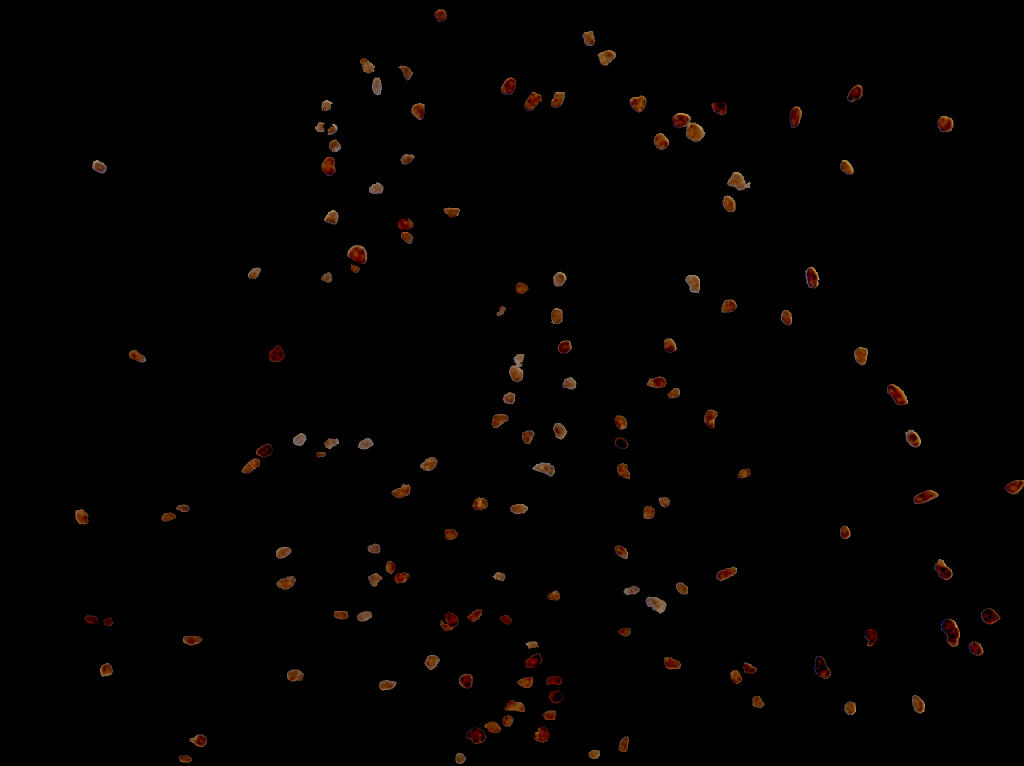
#> input picture CellsDataset/segmented/1.png, 2048 x 1532 px (shown at 1/2 size)
$ jupyter execute IsolatePositiveCells.ipynb
#> lines starting #> are read from the running program, lines starting #| are printed output that depends on the picture
[cell 1]
# Imports
from PIL import Image
import matplotlib.pyplot as plt
import os

[cell 2]
def create_folder(folder_path):
    '''Creates a folder if does not exists.'''
    if not os.path.exists(folder_path):
        os.makedirs(folder_path)

[cell 3]
def crop_image(img, crop_size, left, top):
    '''crops the image in the defined size'''
    right = left +  crop_size
    bottom =  top + crop_size
    cropped = img.crop((left, top, right, bottom))
    return cropped

[cell 4]
def visualize(figsize=(15, 15),**images):
    """Plots images in one row."""
    n = len(images)
    plt.figure(figsize=figsize)
    for i, (name, image) in enumerate(images.items()):
        plt.subplot(1, n, i + 1)
        plt.xticks([])
        plt.yticks([])
        plt.title(' '.join(name.split('_')).title())
        plt.imshow(image)
    plt.show()

[cell 5]
create_folder('../IsolatedCellsDataset/original/all/1')

[cell 6]
image_01 = Image.open('../CellsDataset/segmented/1.png')
#> image_01 is the input picture: PIL image 2048x1532 RGB; mean R, G, B 2.7, 1.4, 0.7
image_02 = Image.open('../CellsDataset/segmented/2.png')
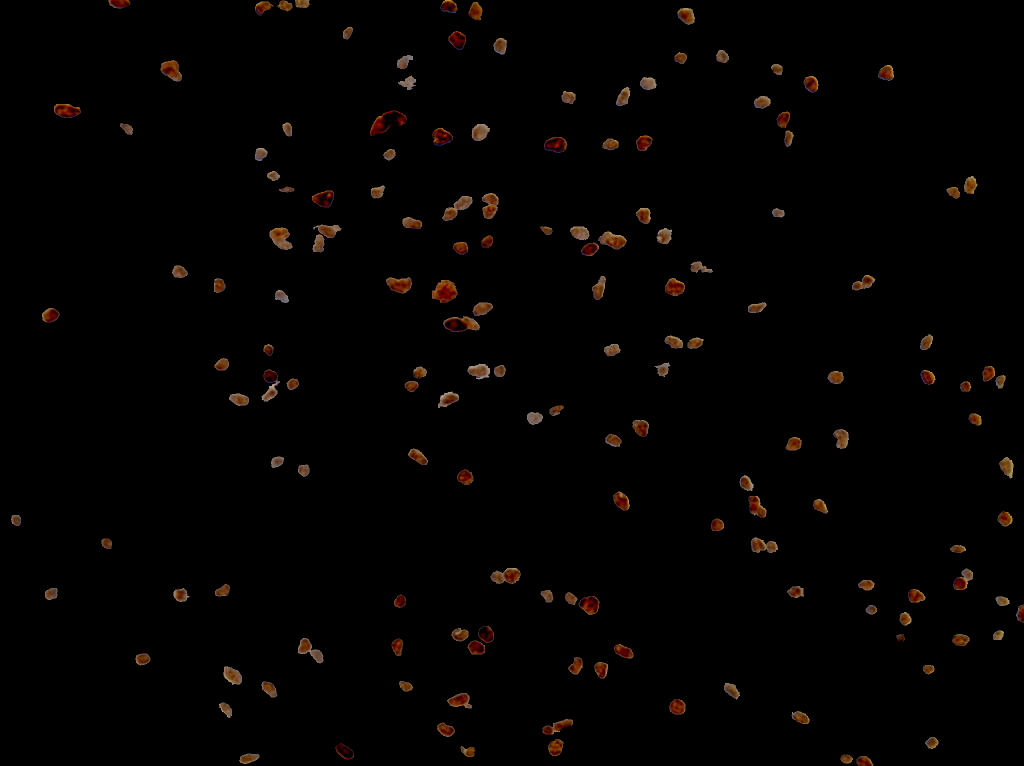
#> input picture CellsDataset/segmented/2.png, 2048 x 1532 px (shown at 1/2 size)
#> image_02 is the input picture: PIL image 2048x1532 RGB; mean R, G, B 3.7, 2.1, 1.3
image_03 = Image.open('../CellsDataset/segmented/3.png')
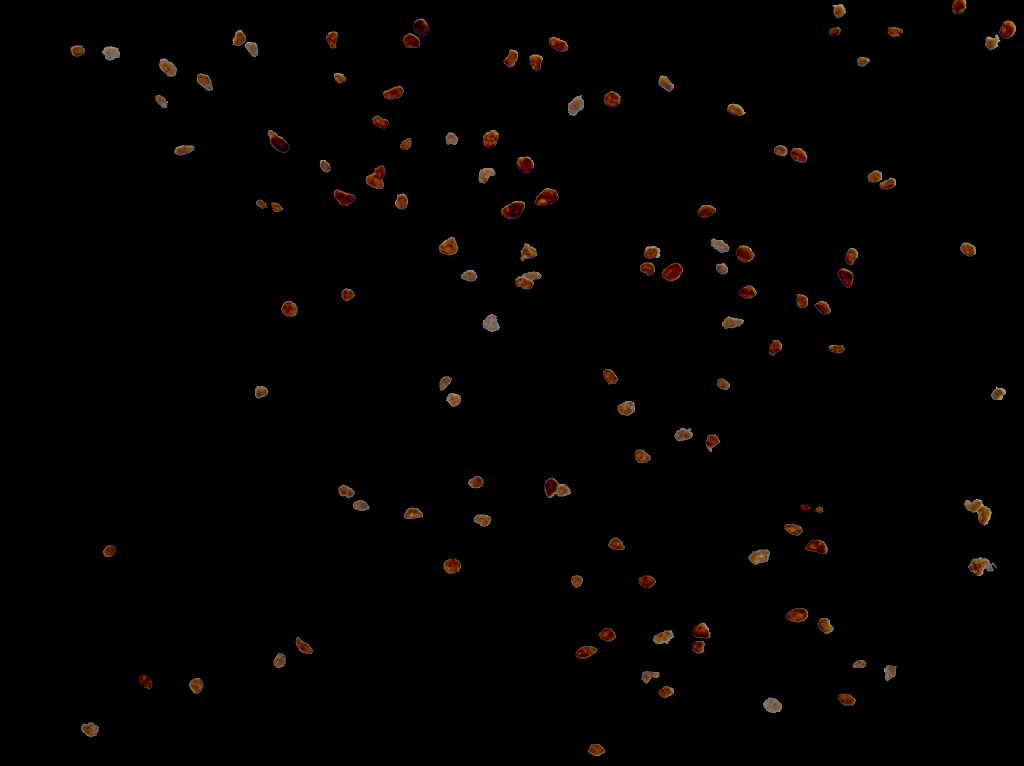
#> input picture CellsDataset/segmented/3.png, 2048 x 1532 px (shown at 1/2 size)
#> image_03 is the input picture: PIL image 2048x1532 RGB; mean R, G, B 2.8, 1.6, 1
image_04 = Image.open('../CellsDataset/segmented/4.png')
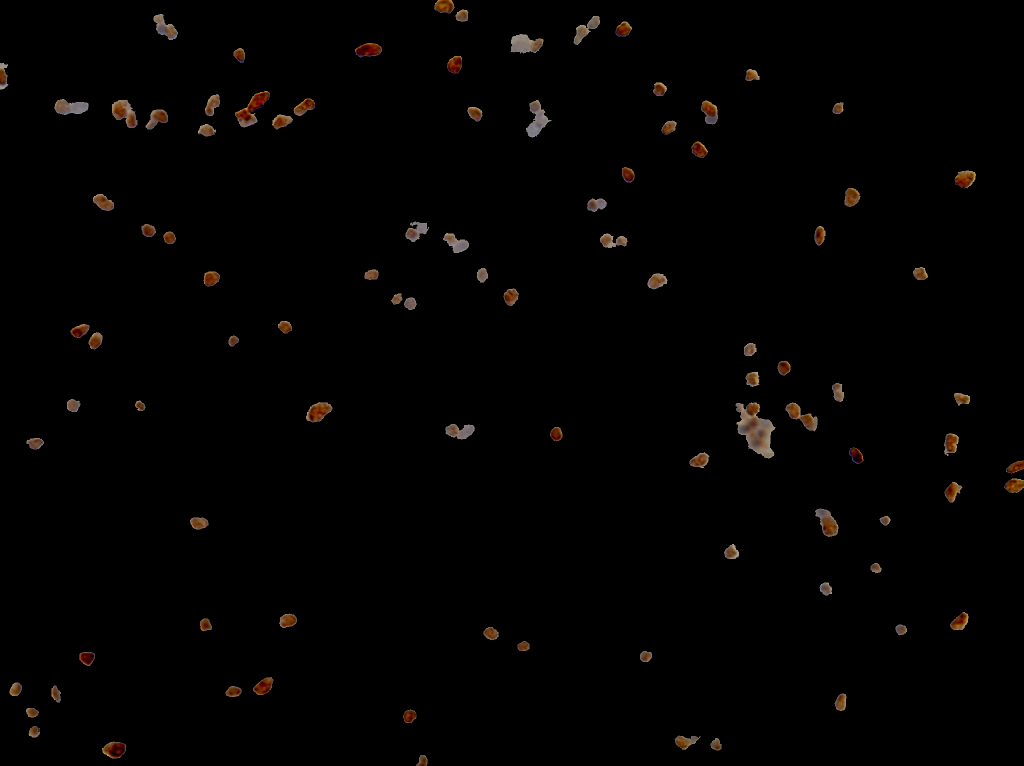
#> input picture CellsDataset/segmented/4.png, 2048 x 1532 px (shown at 1/2 size)
#> image_04 is the input picture: PIL image 2048x1532 RGB; mean R, G, B 2.9, 2, 1.4
image_05 = Image.open('../CellsDataset/segmented/5.png')
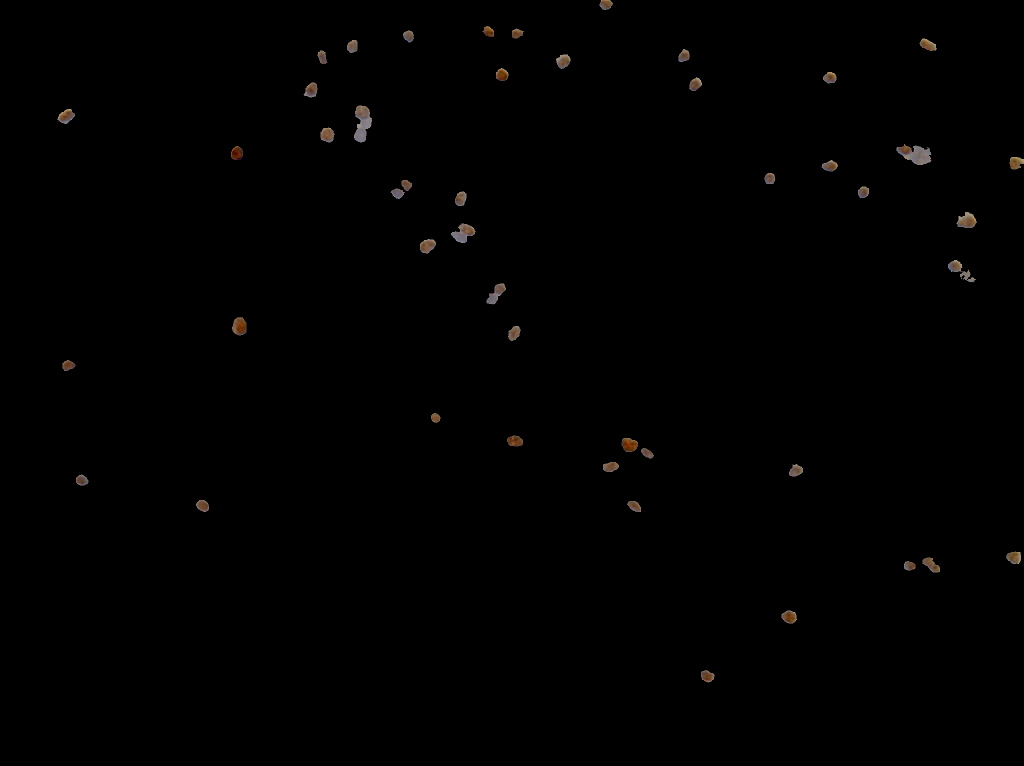
#> input picture CellsDataset/segmented/5.png, 2048 x 1532 px (shown at 1/2 size)
#> image_05 is the input picture: PIL image 2048x1532 RGB; mean R, G, B 1, 0.8, 0.7
visualize(
    complete_image_01=image_01,
    complete_image_02=image_02,
    complete_image_03=image_03,
    complete_image_04=image_04,
    complete_image_05=image_05
)

Cell number 1 - Obtained from image 01

[cell 7]
cell_01 = crop_image(image_01, crop_size=100, left=1070, top=500)
visualize(cell_01 = cell_01)
cell_01.save('../IsolatedCellsDataset/original/all/1/1.png')

Cell Number 2 - Obtained from image 01

[cell 8]
cell_02 = crop_image(image_01, crop_size=100, left=1080, top=650)
visualize(cell_02 = cell_02)
cell_02.save('../IsolatedCellsDataset/original/all/1/2.png')

Cell Number 3 - Obtained from image 01

[cell 9]
cell_03 = crop_image(image_01, crop_size=100, left=1410, top=570)
visualize(cell_03 = cell_03)
cell_03.save('../IsolatedCellsDataset/original/all/1/3.png')

Cell number 4 - Obtained from image 01

[cell 10]
cell_04 = crop_image(image_01, crop_size=100, left=150, top=300)
visualize(cell_04 = cell_04)
cell_04.save('../IsolatedCellsDataset/original/all/1/4.png')

Cell Number 5 obtained from image 02

[cell 11]
cell_05 = crop_image(image_02, crop_size=100, left=55, top=580)
visualize(cell_05 = cell_05)
cell_05.save('../IsolatedCellsDataset/original/all/1/5.png')

Cell 06 - Obtained from image 02

[cell 12]
cell_06 = crop_image(image_02, crop_size=100, left=55, top=580)
visualize(cell_06 = cell_06)
cell_06.save('../IsolatedCellsDataset/original/all/1/6.png')

Cell 07 - Obtained from image 02

[cell 13]
cell_07 = crop_image(image_02, crop_size=100, left=235, top=1270)
visualize(cell_07 = cell_07)
cell_07.save('../IsolatedCellsDataset/original/all/1/7.png')

Cell 08 - Obtained from image 02

[cell 14]
cell_08 = crop_image(image_02, crop_size=100, left=1725, top=100)
visualize(cell_08 = cell_08)
cell_08.save('../IsolatedCellsDataset/original/all/1/8.png')

Cell 09 - Obtained from image 03

[cell 15]
cell_09 = crop_image(image_03, crop_size=100, left=345, top=1330)
visualize(cell_09 = cell_09)
cell_09.save('../IsolatedCellsDataset/original/all/1/9.png')

Cell 10 - Obtained from image 03

[cell 16]
cell_10 = crop_image(image_03, crop_size=100, left=470, top=730)
visualize(cell_10 = cell_10)
cell_10.save('../IsolatedCellsDataset/original/all/1/10.png')

Cell 11 - Obtained from image 03

[cell 17]
cell_11 = crop_image(image_03, crop_size=100, left=100, top=70)
visualize(cell_11 = cell_11)
cell_11.save('../IsolatedCellsDataset/original/all/1/11.png')

Cell 12 - Obtained from image 03

[cell 18]
cell_12 = crop_image(image_03, crop_size=100, left=170, top=1050)
visualize(cell_12 = cell_12)
cell_12.save('../IsolatedCellsDataset/original/all/1/12.png')

Cell 13 - Obtained from image 04

[cell 19]
cell_13 = crop_image(image_04, crop_size=100, left=20, top=850)
visualize(cell_13 = cell_13)
cell_13.save('../IsolatedCellsDataset/original/all/1/13.png')

Cell 14 - Obtained from image 04

[cell 20]
cell_14 = crop_image(image_04, crop_size=100, left=1060, top=830)
visualize(cell_14 = cell_14)
cell_14.save('../IsolatedCellsDataset/original/all/1/14.png')

Cell 15 - Obtained from image 04

[cell 21]
cell_15 = crop_image(image_04, crop_size=100, left=1205, top=290)
#> in crop_image (call 15), `cropped = img.crop((left, top, right, bottom))`:
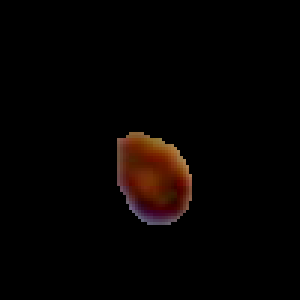
#> cropped: PIL image 100x100 RGB (shown 3 times larger); mean R, G, B 6.1, 2.7, 1.5
visualize(cell_15 = cell_15)
cell_15.save('../IsolatedCellsDataset/original/all/1/15.png')

Cell 16 - Obtained from image 04

[cell 22]
cell_16 = crop_image(image_04, crop_size=100, left=930, top=1230)
#> in crop_image (call 16), `cropped = img.crop((left, top, right, bottom))`:
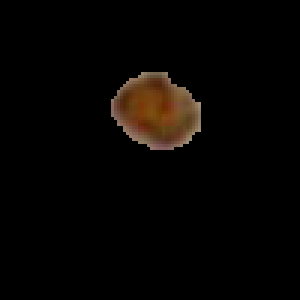
#> cropped: PIL image 100x100 RGB (shown 3 times larger); mean R, G, B 6.7, 4.4, 2.6
visualize(cell_16 = cell_16)
cell_16.save('../IsolatedCellsDataset/original/all/1/16.png')

Cell 17 - Obtained from image 05

[cell 23]
cell_17 = crop_image(image_05, crop_size=100, left=430, top=610)
#> in crop_image (call 17), `cropped = img.crop((left, top, right, bottom))`:
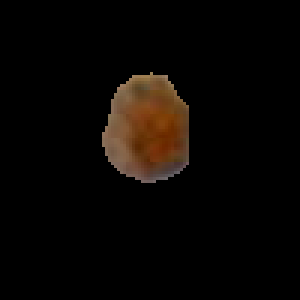
#> cropped: PIL image 100x100 RGB (shown 3 times larger); mean R, G, B 9.7, 6.2, 3.5
visualize(cell_17 = cell_17)
cell_17.save('../IsolatedCellsDataset/original/all/1/17.png')

Cell 18 - Obtained from image 05

[cell 24]
cell_18 = crop_image(image_05, crop_size=100, left=90, top=700)
#> in crop_image (call 18), `cropped = img.crop((left, top, right, bottom))`:
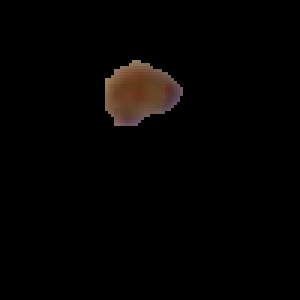
#> cropped: PIL image 100x100 RGB (shown 3 times larger); mean R, G, B 4.4, 3, 2.3
visualize(cell_18 = cell_18)
cell_18.save('../IsolatedCellsDataset/original/all/1/18.png')

Cell 19 - Obtained from image 05

[cell 25]
cell_19 = crop_image(image_05, crop_size=100, left=430, top=270)
#> in crop_image (call 19), `cropped = img.crop((left, top, right, bottom))`:
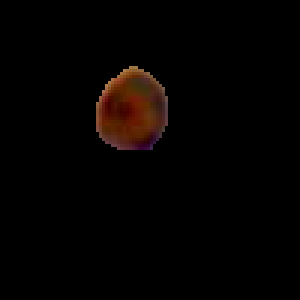
#> cropped: PIL image 100x100 RGB (shown 3 times larger); mean R, G, B 4.9, 2.2, 1.1
visualize(cell_19 = cell_19)
cell_19.save('../IsolatedCellsDataset/original/all/1/19.png')

Cell 20 - Obtained from image 05

[cell 26]
cell_20 = crop_image(image_05, crop_size=100, left=980, top=840)
#> in crop_image (call 20), `cropped = img.crop((left, top, right, bottom))`:
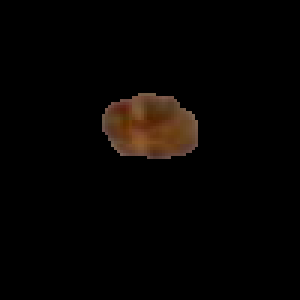
#> cropped: PIL image 100x100 RGB (shown 3 times larger); mean R, G, B 5.9, 3.7, 2.2
visualize(cell_20 = cell_20)
